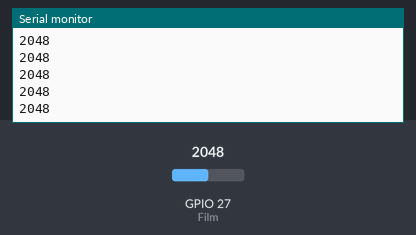
Bench run of a sketch on a simulated ESP32. Shown: the last lines printed to the serial monitor. The test bench sets the inputs (shaded band); at power-on: GPIO 27 (Film) = 2048.

Above: at 1.2 s.
1.3 s: GPIO 27 (Film) set to 2866
At 1.31 s:
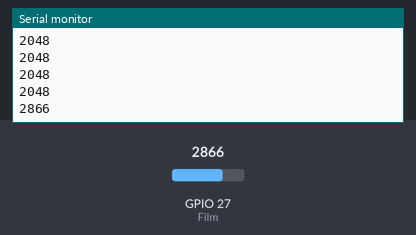
2.8 s: GPIO 27 (Film) set to 3603
At 2.81 s:
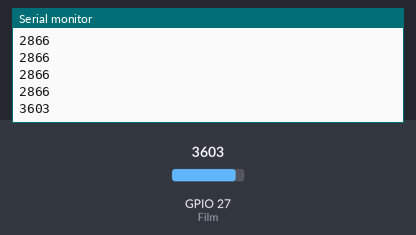
Timing chart, 0 to 5.8 s (numbered marks = the images above; inputs shaded):
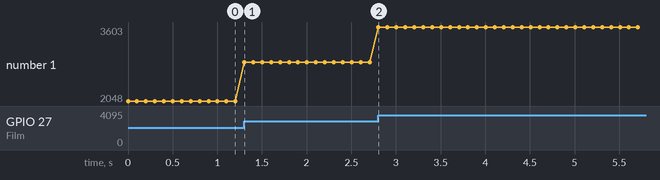

The sketch:

Film_pressure_sensor.ino
```cpp
/*
 * Keyestudio 37 in 1 Starter Kit for Raspberry Pi Pico
 * lesson 22
 * Film pressure sensor
 * http://www.keyestudio.com
*/
int val = 0;
int Film = 27; //the thin-film pressure sensor is connected ADC1
void setup() {
  Serial.begin(9600);//Set baud rate to 9600
}
void loop() {
  val = analogRead(Film);//read the analog value
  Serial.println(val);//print the analog value
  delay(100);//delay in 1000ms

}
```

Measured:
- after the input at 1.3 s, the serial monitor: prints a new line at once (image 1)
- after the input at 2.8 s, the serial monitor: prints a new line at once (image 2)
- plotted number 1: 2048 → 2866 after the input at 1.3 s, 2866 → 3603 after the input at 2.8 s
